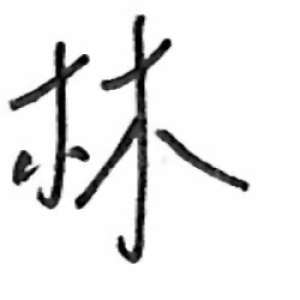
#> input picture hw06/src/lin/1082B0005.jpg, 300 x 300 px
$ python -i s2_crop.py   (imports and definitions only)
#> lines starting #> are read from the running program, lines starting #| are printed output that depends on the picture; after the words box and inside, x2 and y2 are one past the last pixel; in counts of white or black regions, pixels touching at a corner belong together
#> further down, picture is the input picture: shape (300, 300, 3); min 0, max 255, mean 232.7
from PIL import Image, ImageDraw
import cv2
import numpy as np
import os
import json

# [7 lines left out: function read_json, not called in this run]

def scale_adjustment(word_img):
    """調整文字大小、重心

    Keyword arguments:
        word_img -- 文字圖片
    """
    word_img = np.array(word_img)
    word_img_copy = cv2.copyMakeBorder(word_img, 50, 50, 50, 50, cv2.BORDER_CONSTANT, value=(255, 255, 255))
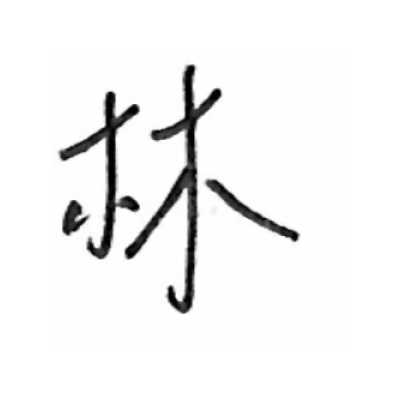
#> word_img_copy: shape (400, 400, 3); min 0, max 255, mean 242.5

    # 二值化處理
    binary_word_img = cv2.cvtColor(word_img_copy, cv2.COLOR_BGR2GRAY) if len(word_img_copy.shape) == 3 else word_img_copy
    binary_word_img = cv2.threshold(binary_word_img, 127, 255, cv2.THRESH_BINARY_INV)[1]
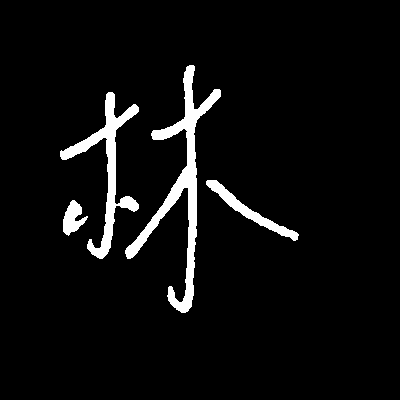
#> binary_word_img: shape (400, 400); 5% white; 4 white regions, box (x1, y1, x2, y2) and area: (125, 65, 221, 313) 3992, (60, 92, 139, 259) 2604, (206, 180, 299, 241) 969, (63, 200, 88, 236) 489

    # 取得文字 Bounding Box
    topLeftX, topLeftY, word_w, word_h = cv2.boundingRect(binary_word_img)
#> topLeftX = 60; topLeftY = 65; word_w = 239; word_h = 248
    max_length = max(word_w, word_h)
#> max_length = 248

    # 計算質心
    cX, cY = topLeftX + word_w // 2, topLeftY + word_h // 2  # 幾何中心
#> cX = 179; cY = 189

    # 數值越大文字越小，數值越小文字越大
    crop_length = 250
#> (the run stopped early here; a loop or call above may not have finished)

$ run again, on hw06/src/lin/109300219.jpg
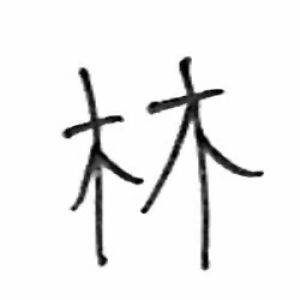
#> input picture hw06/src/lin/109300219.jpg, 300 x 300 px
#> picture is the input picture: shape (300, 300, 3); min 0, max 255, mean 238.9
#> in scale_adjustment, `word_img_copy = cv2.copyMakeBorder(word_img, 50, 50, 50, 50, cv2.BORDE..`:
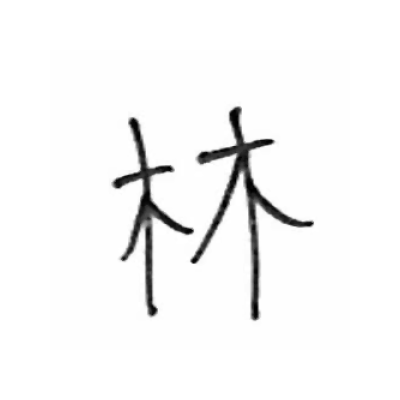
#> word_img_copy: shape (400, 400, 3); min 0, max 255, mean 245.9
#> in scale_adjustment, `binary_word_img = cv2.threshold(binary_word_img, 127, 255, cv2.THRESH_..`:
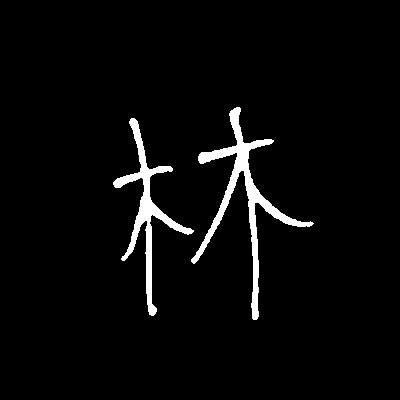
#> binary_word_img: shape (400, 400); 3.6% white; 2 white regions, box (x1, y1, x2, y2) and area: (191, 107, 314, 320) 3280, (113, 118, 194, 316) 2419
#> topLeftX = 113; topLeftY = 107; word_w = 201; word_h = 213

$ run again, on hw06/src/lin/109590018.jpg
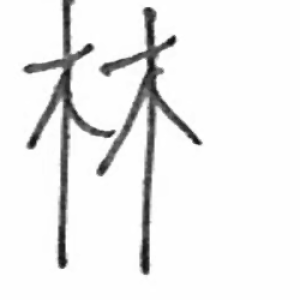
#> input picture hw06/src/lin/109590018.jpg, 300 x 300 px
#> picture is the input picture: shape (300, 300, 3); min 16, max 255, mean 238.2
#> in scale_adjustment, `word_img_copy = cv2.copyMakeBorder(word_img, 50, 50, 50, 50, cv2.BORDE..`:
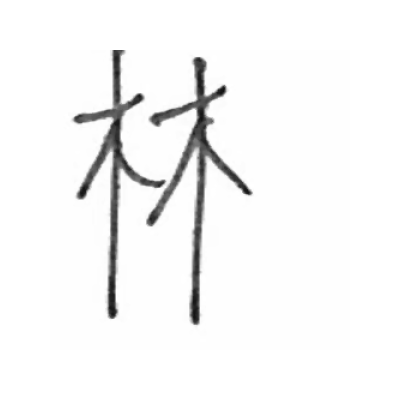
#> word_img_copy: shape (400, 400, 3); min 16, max 255, mean 245.5
#> in scale_adjustment, `binary_word_img = cv2.threshold(binary_word_img, 127, 255, cv2.THRESH_..`:
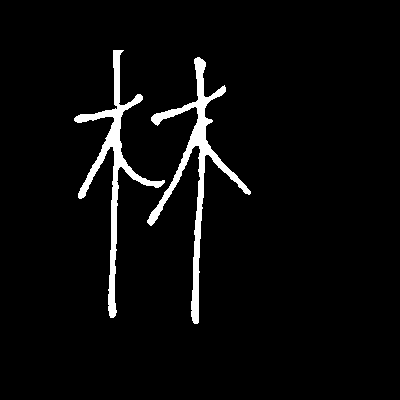
#> binary_word_img: shape (400, 400); 4.1% white; 2 white regions, box (x1, y1, x2, y2) and area: (147, 57, 251, 324) 3473, (74, 50, 165, 318) 3018
#> topLeftX = 74; topLeftY = 50; word_w = 177; word_h = 274
#> cX = 162; cY = 187

$ run again, on hw06/src/lin/109590028.jpg
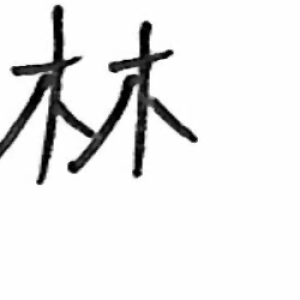
#> input picture hw06/src/lin/109590028.jpg, 300 x 300 px
#> picture is the input picture: shape (300, 300, 3); min 0, max 255, mean 234.7
#> in scale_adjustment, `word_img_copy = cv2.copyMakeBorder(word_img, 50, 50, 50, 50, cv2.BORDE..`:
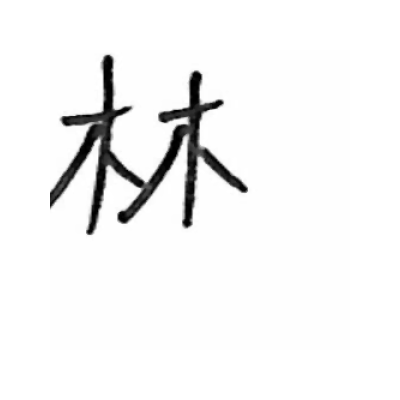
#> word_img_copy: shape (400, 400, 3); min 0, max 255, mean 243.6
#> in scale_adjustment, `binary_word_img = cv2.threshold(binary_word_img, 127, 255, cv2.THRESH_..`:
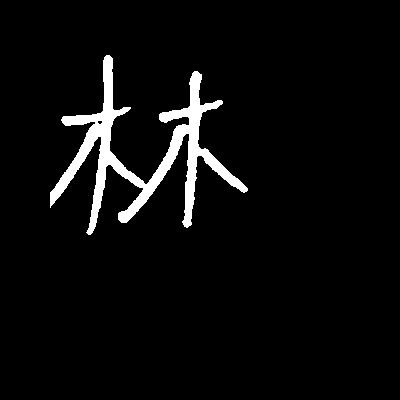
#> binary_word_img: shape (400, 400); 4.5% white; 1 white region, box (x1, y1, x2, y2) and area: (50, 55, 248, 235) 7211
#> topLeftX = 50; topLeftY = 55; word_w = 198; word_h = 180
#> max_length = 198
#> cX = 149; cY = 145
